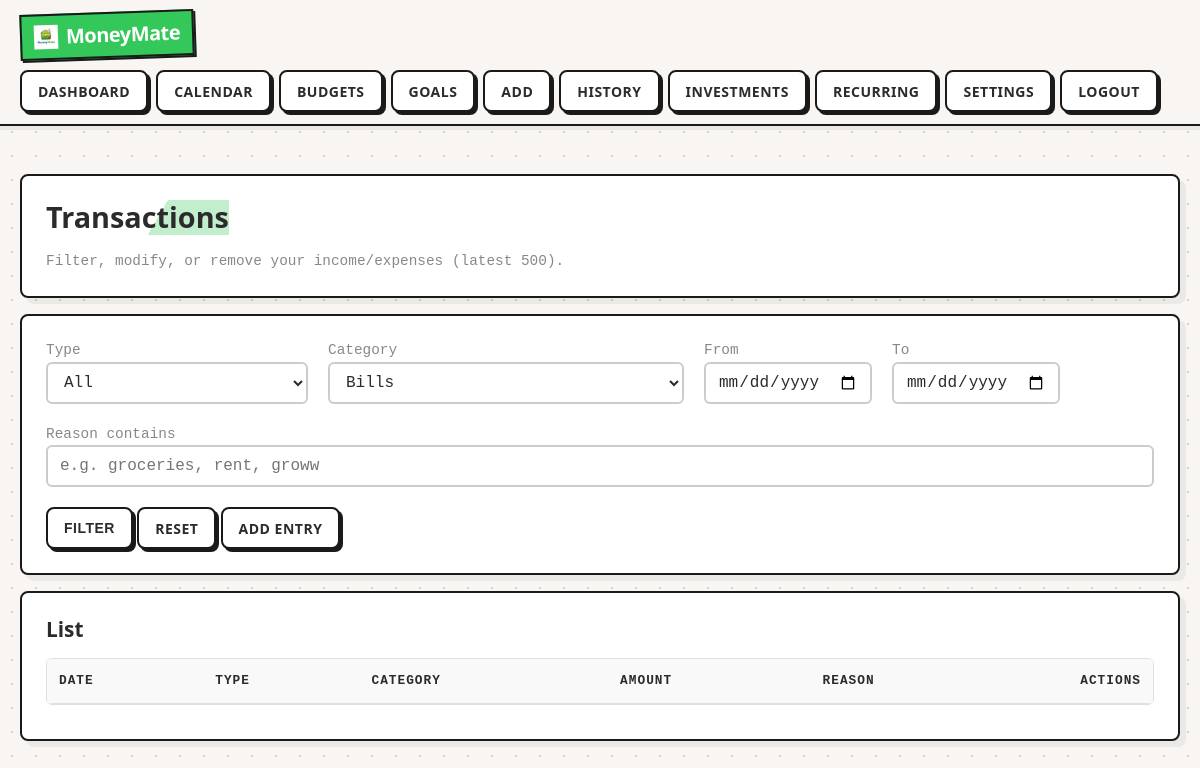
The page /tx_list.php?cat=9 (signed in) on the database as committed earlier.
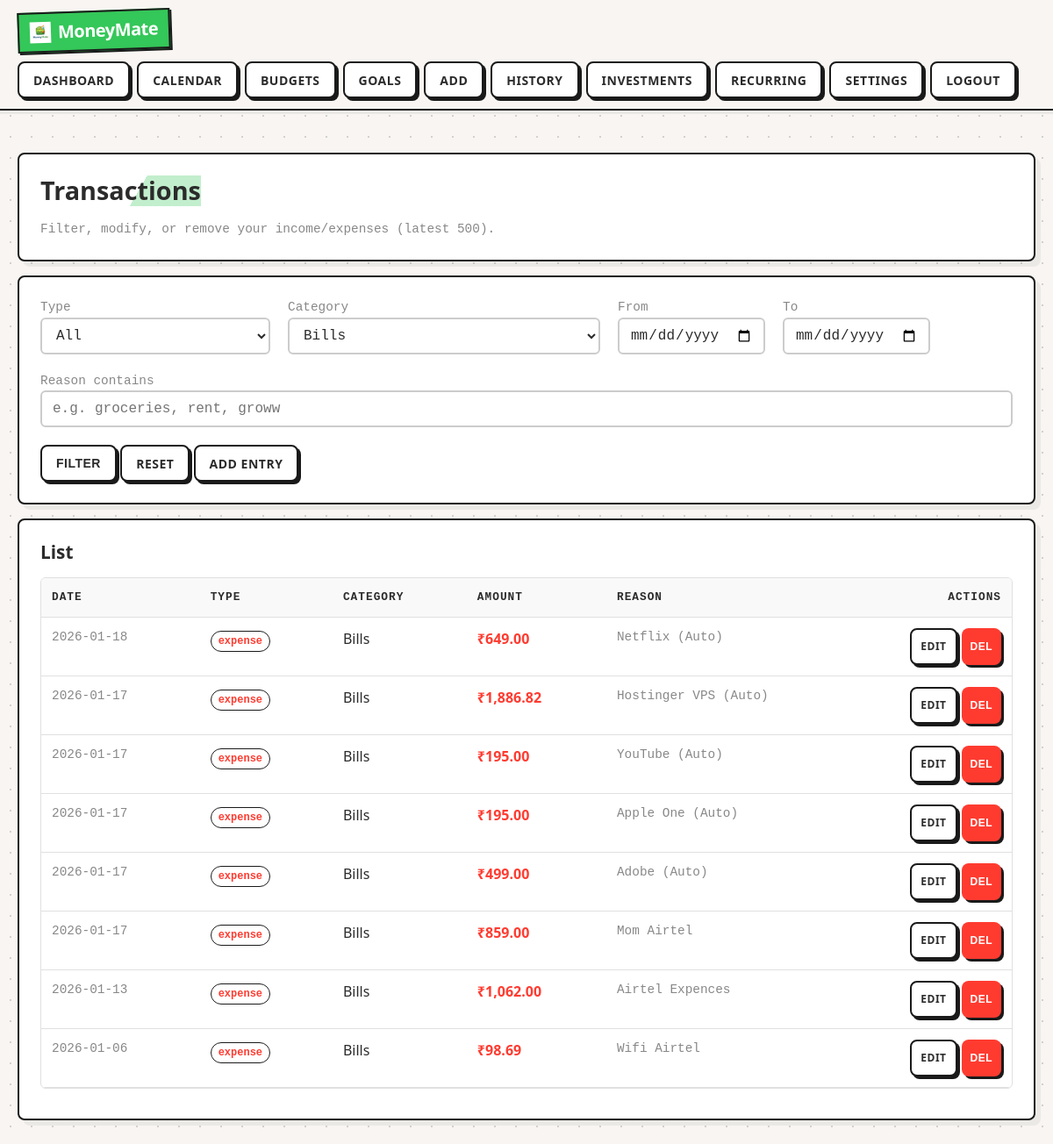
The same page on the database as committed later.
### tables this page shows
CREATE TABLE transactions(
  id INTEGER PRIMARY KEY AUTOINCREMENT,
  user_id INTEGER NOT NULL REFERENCES users(id) ON DELETE CASCADE,
  tx_type TEXT NOT NULL CHECK(tx_type IN ('income','expense')),
  category_id INTEGER NOT NULL REFERENCES categories(id) ON DELETE RESTRICT,
  amount REAL NOT NULL CHECK(amount>=0),
  tx_date TEXT NOT NULL,
  reason TEXT NOT NULL DEFAULT '',
  created_at TEXT NOT NULL DEFAULT (datetime('now'))
);

CREATE TABLE categories(
  id INTEGER PRIMARY KEY AUTOINCREMENT,
  name TEXT NOT NULL UNIQUE,
  kind TEXT NOT NULL CHECK(kind IN ('income','expense','both')) DEFAULT 'expense'
);

### app/auth.php (called while the page is built, shortened)
<?php
function h(string $s): string { return htmlspecialchars($s, ENT_QUOTES, 'UTF-8'); }

### tx_list.php (the view, shortened to what this page needs)
<?php
require_once __DIR__ . '/app/layout.php';
$user = require_login();
$pdo = db();
$cat = (int)($_GET['cat'] ?? 0);
$from = trim($_GET['from'] ?? '');
$to = trim($_GET['to'] ?? '');
$q = trim($_GET['q'] ?? '');
$where=["t.user_id=?"]; $args=[$user['id']];
if($cat>0){ $where[]="t.category_id=?"; $args[]=$cat; }
$sql="SELECT t.*, c.name as category FROM transactions t JOIN categories c ON c.id=t.category_id
      WHERE ".implode(" AND ",$where)." ORDER BY t.tx_date DESC, t.id DESC LIMIT 500";
$st=$pdo->prepare($sql); $st->execute($args); $rows=$st->fetchAll();
$cats=$pdo->query("SELECT id,name FROM categories ORDER BY name")->fetchAll();
?>
<div class="card">
  <h1>Transactions</h1>
  <div class="muted">Filter, modify, or remove your income/expenses (latest 500).</div>
</div>
<div class="card">
  <form method="get" class="grid">
    <div class="col-3">
      <div class="muted">Type</div>
      <select name="type">
        <option value="">All</option>
      </select>
    </div>
    <div class="col-4">
      <div class="muted">Category</div>
      <select name="cat">
        <?php foreach($cats as $c): ?>
          <option value="<?php echo (int)$c['id']; ?>" <?php echo $cat===(int)$c['id']?'selected':''; ?>>
            <?php echo h($c['name']); ?>
          </option>
        <?php endforeach; ?>
      </select>
    </div>
    <div class="col-2">
      <div class="muted">From</div>
      <input type="date" name="from" value="<?php echo h($from); ?>"/>
    </div>
    <div class="col-2">
      <div class="muted">To</div>
      <input type="date" name="to" value="<?php echo h($to); ?>"/>
    </div>
    <div class="col-12">
      <div class="muted">Reason contains</div>
      <input name="q" value="<?php echo h($q); ?>" placeholder="e.g. groceries, rent, groww"/>
    </div>
    <div class="col-12">
      <button class="btn" type="submit">Filter</button>
      <a class="btn" href="/tx_list.php">Reset</a>
      <a class="btn" href="/tx_add.php">Add Entry</a>
    </div>
  </form>
</div>
<div class="card">
  <h2>List</h2>
  <div class="table-scroll">
      <table>
        <thead>
            <tr>
                <th>Date</th>
                <th>Type</th>
                <th>Category</th>
                <th>Amount</th>
                <th>Reason</th>
                <th style="width:140px; text-align:right;">Actions</th>
            </tr>
        </thead>
        <tbody>
          <?php foreach($rows as $r): ?>
            <tr>
              <td class="muted"><?php echo h($r['tx_date']); ?></td>
              <td><span class="pill <?php echo $r['tx_type']==='income'?'good':'bad'; ?>"><?php echo h($r['tx_type']); ?></span></td>
              <td><?php echo h($r['category']); ?></td>
              <td class="<?php echo $r['tx_type']==='income'?'good':'bad'; ?>">₹<?php echo number_format((float)$r['amount'],2); ?></td>
              <td class="muted"><?php echo h($r['reason']); ?></td>
              <td style="text-align:right;">
                 <div style="display:flex; justify-content:flex-end; gap:5px;">
                     <a href="/tx_add.php?edit=<?php echo $r['id']; ?>" class="btn" style="padding:6px 10px; font-size:12px;">Edit</a>
                     <form method="post" onsubmit="return confirm('Are you sure you want to delete this transaction?');" style="margin:0;">
                        <button type="submit" class="btn bad" style="padding:6px 10px; font-size:12px; background:#ff3b30; color:white; border:none;">Del</button>
                     </form>
                 </div>
              </td>
            </tr>
          <?php endforeach; ?>
        </tbody>
      </table>
  </div>
</div>

Rows that differ between the two databases and show on the page:
added transactions: tx_date "2026-01-18", tx_type "expense", category.name "Bills", amount "649.00", reason "Netflix (Auto)"
added transactions: tx_date "2026-01-17", tx_type "expense", category.name "Bills", amount "1,886.82", reason "Hostinger VPS (Auto)"
added transactions: tx_date "2026-01-17", tx_type "expense", category.name "Bills", amount "195.00", reason "YouTube (Auto)"
added transactions: tx_date "2026-01-17", tx_type "expense", category.name "Bills", amount "195.00", reason "Apple One (Auto)"
added transactions: tx_date "2026-01-17", tx_type "expense", category.name "Bills", amount "499.00", reason "Adobe (Auto)"
added transactions: tx_date "2026-01-17", tx_type "expense", category.name "Bills", amount "859.00", reason "Mom Airtel"
added transactions: tx_date "2026-01-13", tx_type "expense", category.name "Bills", amount "1,062.00", reason "Airtel Expences"
added transactions: tx_date "2026-01-06", tx_type "expense", category.name "Bills", amount "98.69", reason "Wifi Airtel"
